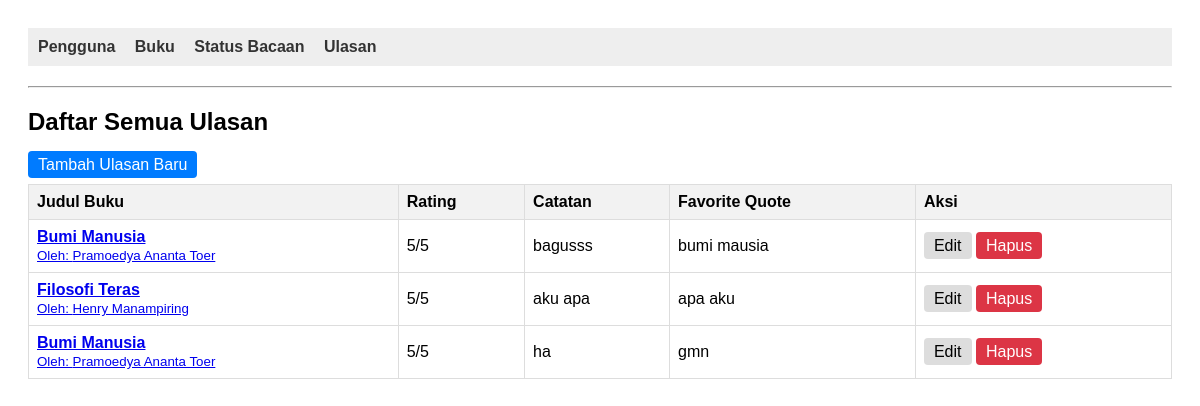
/Tepehh10/index.php?entity=ulasan&action=list, run on the app's committed database.
### tables this page shows
CREATE TABLE `ulasan` (
  `id_ulasan` int(11) NOT NULL,
  `id_buku` int(11) NOT NULL,
  `rating` int(11) DEFAULT NULL CHECK (`rating` >= 1 and `rating` <= 5),
  `catatan` text DEFAULT NULL,
  `favorite_quote` text DEFAULT NULL
);

CREATE TABLE `buku` (
  `id_buku` int(11) NOT NULL,
  `judul` varchar(255) NOT NULL,
  `penulis` varchar(150) NOT NULL,
  `halaman` int(11) DEFAULT NULL,
  `genre` varchar(50) DEFAULT NULL
);

### Tepehh10/models/Ulasan.php (called while the page is built, shortened)
<?php
require_once "config/Database.php";
class Ulasan
{
    private $conn;
    public function __construct()
    {
        $database = new Database();
        $this->conn = $database->getConnection();
    }
    public function getAllJoinedWithBuku()
{
    $query = "
        SELECT
            u.*,
            b.judul,
            b.penulis,
            b.id_buku
        FROM ulasan u
        JOIN buku b ON u.id_buku = b.id_buku
        ORDER BY u.id_ulasan DESC";
    $stmt = $this->conn->prepare($query);
    $stmt->execute();
    return $stmt->fetchAll(PDO::FETCH_ASSOC);
}
}
?>

### Tepehh10/config/Database.php (called while the page is built, shortened)
<?php
class Database
{
    private $host = "localhost";
    private $database = "library";
    private $username = "root";
    private $password = "";
    public function getConnection()
    {
        $this->conn = null;
        try {
            $this->conn = new PDO("mysql:host=" . $this->host . ";dbname=" . $this->database, $this->username, $this->password);
            $this->conn->setAttribute(PDO::ATTR_ERRMODE, PDO::ERRMODE_EXCEPTION);
        } catch (PDOException $exception) {
            echo "Connection error: " . $exception->getMessage();
        }
        return $this->conn;
    }
}

### Tepehh10/viewmodels/UlasanViewModel.php (called while the page is built, shortened)
<?php
require_once 'models/Ulasan.php';
class UlasanViewModel
{
    public function getAllUlasanWithBukuInfo()
{
    return $this->ulasan->getAllJoinedWithBuku();
}
    private $ulasan;
    public function __construct()
    {
        $this->ulasan= new Ulasan();
    }
}

### Tepehh10/views/ulasan_list.php (the view)
<?php
require_once 'views/template/header.php';
?>
<div class="content-header">
    <?php if (!empty($bukuDetail)): ?>
        <h2>Ulasan untuk Buku: <?= htmlspecialchars($bukuDetail['judul'] ?? 'Tidak Ditemukan'); ?></h2>
        <a
            href="index.php?entity=ulasan&action=add&id_buku=<?= $bukuDetail['id_buku']; ?>"
            class="btn btn-primary"
        >
            Tambahkan Ulasan
        </a>
    <?php else: ?>
        <h2>Daftar Semua Ulasan</h2>
        <a
            href="index.php?entity=ulasan&action=add"
            class="btn btn-primary"
        >
            Tambah Ulasan Baru
        </a>
    <?php endif; ?>
</div>
<table class="data-table">
    <thead>
        <tr>
            <?php if (empty($bukuDetail)): ?>
                <th>Judul Buku</th>
            <?php endif; ?>
            <th>Rating</th>
            <th>Catatan</th>
            <th>Favorite Quote</th>
            <th>Aksi</th>
        </tr>
    </thead>
    <tbody>
        <?php if (!empty($ulasanList)): ?>
            <?php foreach ($ulasanList as $ulasan): ?>
                <tr>
                    <?php if (empty($bukuDetail)): ?>
                        <td>
                            <a href="index.php?entity=ulasan&action=list&id_buku=<?= $ulasan['id_buku']; ?>">
                                <strong><?= htmlspecialchars($ulasan['judul'] ?? 'N/A'); ?></strong><br>
                                <small>Oleh: <?= htmlspecialchars($ulasan['penulis'] ?? 'N/A'); ?></small>
                            </a>
                        </td>
                    <?php endif; ?>
                    <td><?= htmlspecialchars($ulasan['rating']); ?>/5</td>
                    <td><?= htmlspecialchars($ulasan['catatan']); ?></td>
                    <td><?= htmlspecialchars($ulasan['favorite_quote']); ?></td>
                    <td>
                        <a href="index.php?entity=ulasan&action=edit&id=<?= $ulasan['id_ulasan']; ?>" class="btn btn-edit">Edit</a>
                        <a
                            href="index.php?entity=ulasan&action=delete&id=<?= $ulasan['id_ulasan']; ?>&redirect=<?= empty($bukuDetail) ? 'global' : 'perbuku&id_buku=' . $ulasan['id_buku'] ?>"
                            onclick="return confirm('Hapus ulasan ini?');"
                            class="btn btn-danger"
                        >
                            Hapus
                        </a>
                    </td>
                </tr>
            <?php endforeach; ?>
        <?php else: ?>
            <tr>
                <td colspan="<?= empty($bukuDetail) ? '5' : '4' ?>" style="text-align: center;">Belum ada ulasan.</td>
            </tr>
        <?php endif; ?>
    </tbody>
</table>
<?php require_once 'views/template/footer.php'; ?>

### Tepehh10/views/template/header.php (style rules this page uses)
body { font-family: sans-serif; padding: 20px; }
table { border-collapse: collapse; width: 100%; margin-top: 10px; }
th, td { border: 1px solid #ddd; padding: 8px; text-align: left; }
th { background-color: #f2f2f2; }
.btn { padding: 5px 10px; text-decoration: none; background: #ddd; color: black; border-radius: 4px; }
.btn-primary { background: #007bff; color: white; }
.btn-danger { background: #dc3545; color: white; }

### data on the page
ulasan: id_buku.judul "Bumi Manusia", id_buku.penulis "Pramoedya Ananta Toer", rating "5", catatan "bagusss", favorite_quote "bumi mausia"
ulasan: id_buku.judul "Filosofi Teras", id_buku.penulis "Henry Manampiring", rating "5", catatan "aku apa", favorite_quote "apa aku"
ulasan: id_buku.judul "Bumi Manusia", id_buku.penulis "Pramoedya Ananta Toer", rating "5", catatan "ha", favorite_quote "gmn"
